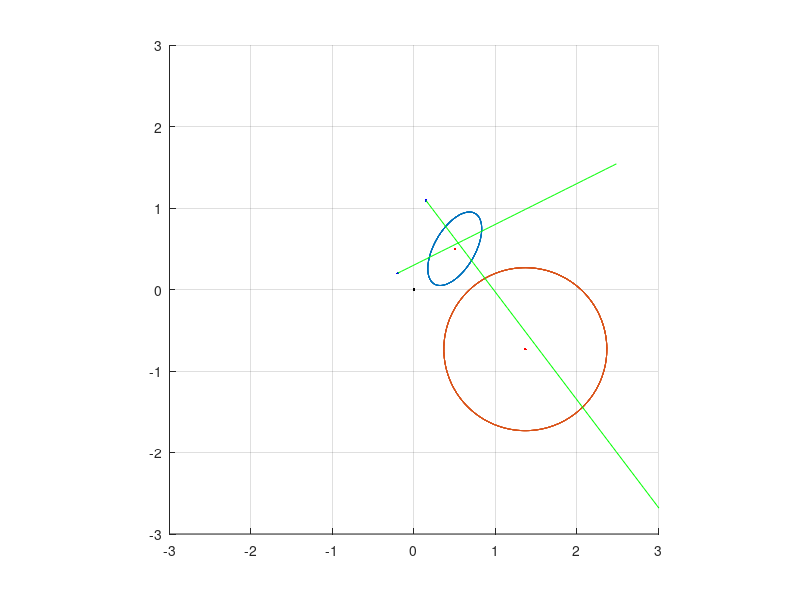

Write MATLAB code to recreate this figure.
%{
divray.m function: The idea behind this function is that we 
compute intersection length of a ray with an ellipsoid by utilizing a 
linear transform (operator matrix A) which transforms ellipsoid into a unit
sphere. Source point and ray direction theta get also transformed.
We compute intersection of this transformed ray with unit sphere. 
Once we have intersection length through unit sphere, we can scale the 
length and get the intersection length through ellipsoid.
 
f value for a particular ray is computed as:
f => density * cm  * (1-Sind)^(m+0.5) /norm2(nath)
If I accept m = 0 for unit ball, then
f => density * cm * sqrt(1-Sind) /norm2(nath)
where density corresponds to attenuation coefficient,  cm is always 2 for m = 0.
I interpret cm as intersection of a line passing through unit sphere along 
the Az vector, this line always passes through sphere center. If I scale 
cm * sqrt(1-Sind), I get intersection length of ray with angle Ath and unit
sphere. And finally scaling it with norm of Ath gives me intersection 
length of ray at angle theta and ellipsoid.

Here is a 2D example
%}

clear all
close all

% create ellipsis
fi = [0:0.005:2*pi];
a = 0.5; % ellipse parameter
b = 0.25;% ellipse parameter
c = [0.5 0.5]; % ellipse center
angle = pi/3; % ellipse rotation angle
xs = cos(2*pi*fi);
ys = sin(2*pi*fi);

A = [cos(angle) -sin(angle); sin(angle) cos(angle)]*[a 0; 0 b];
ell = zeros(1,2);
xe = nan(size(xs));
ye = nan(size(ys));
for i = 1: length(fi)
    ell = A * [xs(i) ys(i)]'; % transform circle coordinates into ellipse
    xe(i) = ell(1)+c(1);      % shift the center, move  (0,0) -> (cx, cy) 
    ye(i) = ell(2)+c(2);      
end
hold on
plot(xe,ye)
plot(c(1), c(2), '.r')
plot(0,0,'.k')
grid on

% source and x-ray
y = [-0.2 0.2];
plot(y(1), y(2), '.b')
theta = [0.02 0.01]/sqrt(0.0004+0.0001); % theta is unit vector
t = 0:0.05:3;
x = repmat(y, length(t), 1) + repmat(t',1,2).*repmat(theta,length(t),1);
x = x'; % x-ray
plot(x(1,:), x(2,:), 'g')



% inverse process (ellipsis-> unit sphere)
invA = [1/a 0; 0 1/b]*[cos(angle) sin(angle); -sin(angle) cos(angle)]; % same as inv(A)
es = zeros(1,2);
xes = nan(size(xs));
yes = nan(size(ys));
for i = 1: length(fi)
    es = invA*[xe(i) ye(i)]'; % transform shifted ellipse coordinates into unit sphere coordinates
    xes(i) = es(1); 
    yes(i) = es(2);
end
hold on
plot(xes,yes)
axis([-3 3 -3 3])
axis equal
grid on


ci = (invA*c')'; %(center of ellipsis-> center of unit sphere)
ti = (invA*theta')'; %(ray direction -> A transformed direction)
yi = (invA*y')'; %(souce-> A transfromed source)
xi = repmat(yi, length(t), 1) + repmat(t',1,2).*repmat(ti,length(t),1);
xi = xi'; %(A transformed ray)
plot(ci(1), ci(2), '.r')
plot(yi(1), yi(2), '.b')
plot(xi(1,:), xi(2,:), 'g')

% compute intersection line with unit sphere
% distance d -distance from ci to inverted ray d = (A(yi-ci)xti)/norm(ti)
% temp0, temp1 -first two points of x-ray
temp0 = xi(:,1); 
temp1 = xi(:,2);
d = sqrt(sum(cross(([ci 0]'-[temp0;0]),([temp0; 0]-[temp1; 0])).^2))/sqrt(sum((temp0-temp1).^2));
li = 2*sqrt(1-d^2); % intersection with unit sphere

% compute intesection line on ellipse
%    le           li
% --------- =  ----------, ||theta|| = 1
%  ||theta||    ||ti||
scaling = sqrt(sum(theta.^2))/sqrt(sum(ti.^2));
le = li * scaling; % intersection with ellipsis